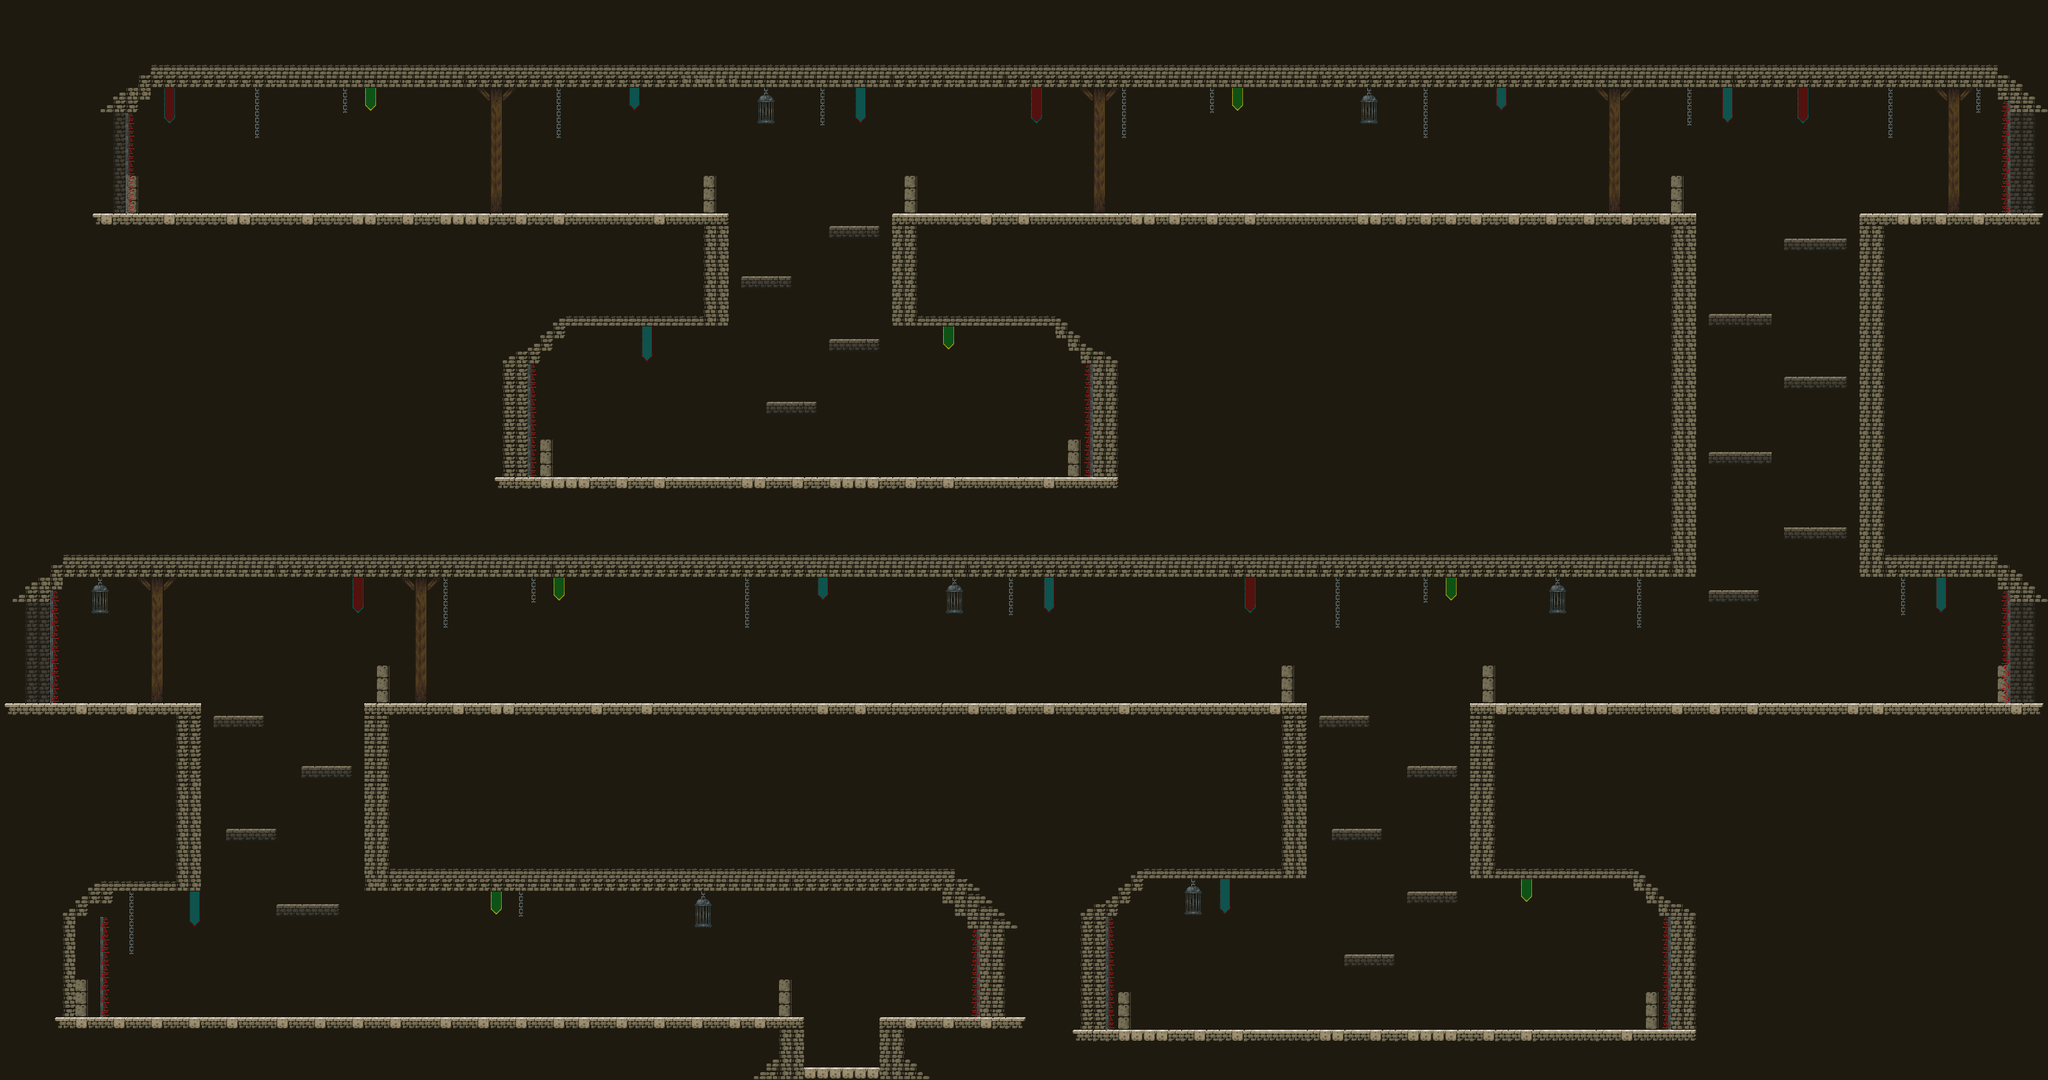

A level layout from a 2D game, rendered from its tile map. Below: a short description, then the map file with tile-grid data replaced by summaries:
An orthogonal 163x86 tile map with 16x16 px tiles, 5 tile layers (backgroundP, end, collisions, details, ...), 1 hidden layer not drawn, 4 tilesets and 32 objects (spawnpoint).

<map version="1.2" tiledversion="1.2.3" orientation="orthogonal" renderorder="left-up" width="163" height="86" tilewidth="16" tileheight="16" infinite="0" nextlayerid="39" nextobjectid="61">
 <tileset firstgid="1" name="tileset" tilewidth="16" tileheight="16" tilecount="216" columns="24">
  <image source="tileset.png" width="384" height="144" />
 </tileset>
 <tileset firstgid="217" name="objects" tilewidth="32" tileheight="32" tilecount="320" columns="16">
  <image source="../objects/objects.png" width="512" height="640" />
 </tileset>
 <tileset firstgid="537" name="imp" tilewidth="32" tileheight="32" tilecount="96" columns="8">
  <image source="../characters/imp.png" width="256" height="384" />
 </tileset>
 <tileset firstgid="633" name="cyclops" tilewidth="64" tileheight="64" tilecount="300" columns="15">
  <image source="../characters/cyclops.png" width="960" height="1280" />
 </tileset>
 <layer id="29" name="backgroundP" width="163" height="86">
  <data>[14018 cells, 14018 non-empty, 1 distinct tile ids]</data>
 </layer>
 <layer id="38" name="end" width="163" height="86">
  <data>[14018 cells, 6 non-empty, 1 distinct tile ids]</data>
 </layer>
 <layer id="37" name="collisions" width="163" height="86">
  <data>[14018 cells, 42 non-empty, 1 distinct tile ids]</data>
 </layer>
 <layer id="30" name="backgroundS" width="163" height="86" visible="0">
  <data>[14018 cells, 5734 non-empty, 14 distinct tile ids]</data>
 </layer>
 <layer id="31" name="details" width="163" height="86">
  <data>[14018 cells, 322 non-empty, 23 distinct tile ids]</data>
 </layer>
 <layer id="32" name="walls" width="163" height="86">
  <data>[14018 cells, 1735 non-empty, 24 distinct tile ids]</data>
 </layer>
 <objectgroup id="16" name="player">
  <object id="1" name="spawnpoint" x="255.167" y="235.416">
   <point />
  </object>
 </objectgroup>
 <objectgroup id="34" name="coins">
  <object id="26" x="632.667" y="256">
   <point />
  </object>
  <object id="28" x="1337" y="255">
   <point />
  </object>
  <object id="29" x="1087.67" y="415.667">
   <point />
  </object>
  <object id="30" x="760.667" y="591.667">
   <point />
  </object>
  <object id="31" x="1337" y="592">
   <point />
  </object>
  <object id="33" x="1929" y="255.667">
   <point />
  </object>
  <object id="34" x="2312" y="452.834">
   <point />
  </object>
  <object id="35" x="2486.67" y="255.667">
   <point />
  </object>
  <object id="36" x="2216.33" y="545">
   <point />
  </object>
  <object id="37" x="2488" y="880">
   <point />
  </object>
  <object id="38" x="1976.67" y="879">
   <point />
  </object>
  <object id="39" x="1824.67" y="1119.33">
   <point />
  </object>
  <object id="40" x="1753" y="1296.33">
   <point />
  </object>
  <object id="41" x="1495.33" y="880.667">
   <point />
  </object>
  <object id="42" x="696.333" y="879.667">
   <point />
  </object>
  <object id="43" x="152.667" y="879.667">
   <point />
  </object>
  <object id="44" x="320.667" y="1039.67">
   <point />
  </object>
  <object id="45" x="184" y="1280.67">
   <point />
  </object>
  <object id="46" x="824.333" y="1278.33">
   <point />
  </object>
  <object id="47" x="1193" y="1279.67">
   <point />
  </object>
 </objectgroup>
 <objectgroup id="35" name="enemies">
  <object id="49" x="552.667" y="255">
   <point />
  </object>
  <object id="50" x="1014" y="415">
   <point />
  </object>
  <object id="51" x="2026.33" y="253.667">
   <point />
  </object>
  <object id="52" x="2201" y="738.333">
   <point />
  </object>
  <object id="53" x="1686" y="1216">
   <point />
  </object>
  <object id="54" x="1069" y="871">
   <point />
  </object>
  <object id="55" x="511" y="1217">
   <point />
  </object>
  <object id="57" x="1184" y="524">
   <point />
  </object>
  <object id="58" x="1266" y="254">
   <point />
  </object>
  <object id="59" x="1906" y="1220">
   <point />
  </object>
  <object id="60" x="1293" y="868">
   <point />
  </object>
 </objectgroup>
</map>
